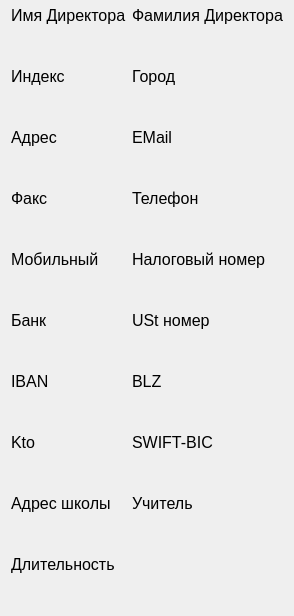
     <widget class="QWidget" name="ELiD_SP">
      <attribute name="title">
       <string>ELiD SP</string>
      </attribute>
      <layout class="QGridLayout" name="gridLayout_2">
       <property name="topMargin">
        <number>6</number>
       </property>
       <property name="bottomMargin">
        <number>6</number>
       </property>
       <item row="18" column="0">
        <widget class="QLabel" name="label_38">
         <property name="sizePolicy">
          <sizepolicy hsizetype="Preferred" vsizetype="Maximum">
           <horstretch>0</horstretch>
           <verstretch>0</verstretch>
          </sizepolicy>
         </property>
         <property name="font">
          <font>
           <pointsize>12</pointsize>
          </font>
         </property>
         <property name="text">
          <string>Kto</string>
         </property>
         <property name="alignment">
          <set>Qt::AlignLeading|Qt::AlignLeft|Qt::AlignTop</set>
         </property>
        </widget>
       </item>
       <item row="19" column="1">
        <widget class="EditableLine" name="ELID_SP_swift" native="true">
         <property name="sizePolicy">
          <sizepolicy hsizetype="Preferred" vsizetype="Maximum">
           <horstretch>0</horstretch>
           <verstretch>0</verstretch>
          </sizepolicy>
         </property>
         <property name="minimumSize">
          <size>
           <width>0</width>
           <height>30</height>
          </size>
         </property>
         <property name="focusPolicy">
          <enum>Qt::ClickFocus</enum>
         </property>
        </widget>
       </item>
       <item row="18" column="1">
        <widget class="QLabel" name="label_33">
         <property name="sizePolicy">
          <sizepolicy hsizetype="Preferred" vsizetype="Maximum">
           <horstretch>0</horstretch>
           <verstretch>0</verstretch>
          </sizepolicy>
         </property>
         <property name="font">
          <font>
           <pointsize>12</pointsize>
          </font>
         </property>
         <property name="text">
          <string>SWIFT-BIC</string>
         </property>
         <property name="alignment">
          <set>Qt::AlignLeading|Qt::AlignLeft|Qt::AlignTop</set>
         </property>
        </widget>
       </item>
       <item row="14" column="1">
        <widget class="EditableLine" name="ELID_SP_ust" native="true">
         <property name="sizePolicy">
          <sizepolicy hsizetype="Preferred" vsizetype="Maximum">
           <horstretch>0</horstretch>
           <verstretch>0</verstretch>
          </sizepolicy>
         </property>
         <property name="minimumSize">
          <size>
           <width>0</width>
           <height>30</height>
          </size>
         </property>
         <property name="focusPolicy">
          <enum>Qt::ClickFocus</enum>
         </property>
        </widget>
       </item>
       <item row="3" column="1">
        <widget class="EditableLine" name="ELID_SP_city" native="true">
         <property name="sizePolicy">
          <sizepolicy hsizetype="Preferred" vsizetype="Maximum">
           <horstretch>0</horstretch>
           <verstretch>0</verstretch>
          </sizepolicy>
         </property>
         <property name="minimumSize">
          <size>
           <width>0</width>
           <height>30</height>
          </size>
         </property>
         <property name="focusPolicy">
          <enum>Qt::ClickFocus</enum>
         </property>
        </widget>
       </item>
       <item row="4" column="1">
        <widget class="QLabel" name="label_32">
         <property name="sizePolicy">
          <sizepolicy hsizetype="Preferred" vsizetype="Maximum">
           <horstretch>0</horstretch>
           <verstretch>0</verstretch>
          </sizepolicy>
         </property>
         <property name="font">
          <font>
           <pointsize>12</pointsize>
          </font>
         </property>
         <property name="text">
          <string>EMail</string>
         </property>
         <property name="alignment">
          <set>Qt::AlignLeading|Qt::AlignLeft|Qt::AlignTop</set>
         </property>
        </widget>
       </item>
       <item row="21" column="1">
        <widget class="EditableLine" name="ELID_SP_schoolTeacher" native="true">
         <property name="sizePolicy">
          <sizepolicy hsizetype="Preferred" vsizetype="Maximum">
           <horstretch>0</horstretch>
           <verstretch>0</verstretch>
          </sizepolicy>
         </property>
         <property name="minimumSize">
          <size>
           <width>0</width>
           <height>30</height>
          </size>
         </property>
         <property name="focusPolicy">
          <enum>Qt::ClickFocus</enum>
         </property>
        </widget>
       </item>
       <item row="1" column="1">
        <widget class="EditableLine" name="ELID_SP_directorSurname" native="true">
         <property name="sizePolicy">
          <sizepolicy hsizetype="Preferred" vsizetype="Maximum">
           <horstretch>0</horstretch>
           <verstretch>0</verstretch>
          </sizepolicy>
         </property>
         <property name="minimumSize">
          <size>
           <width>0</width>
           <height>30</height>
          </size>
         </property>
         <property name="focusPolicy">
          <enum>Qt::ClickFocus</enum>
         </property>
        </widget>
       </item>
       <item row="17" column="1">
        <widget class="EditableLine" name="ELID_SP_blz" native="true">
         <property name="sizePolicy">
          <sizepolicy hsizetype="Preferred" vsizetype="Maximum">
           <horstretch>0</horstretch>
           <verstretch>0</verstretch>
          </sizepolicy>
         </property>
         <property name="minimumSize">
          <size>
           <width>0</width>
           <height>30</height>
          </size>
         </property>
         <property name="focusPolicy">
          <enum>Qt::ClickFocus</enum>
         </property>
        </widget>
       </item>
       <item row="14" column="0">
        <widget class="EditableLine" name="ELID_SP_bank" native="true">
         <property name="sizePolicy">
          <sizepolicy hsizetype="Preferred" vsizetype="Maximum">
           <horstretch>0</horstretch>
           <verstretch>0</verstretch>
          </sizepolicy>
         </property>
         <property name="minimumSize">
          <size>
           <width>0</width>
           <height>30</height>
          </size>
         </property>
         <property name="focusPolicy">
          <enum>Qt::ClickFocus</enum>
         </property>
        </widget>
       </item>
       <item row="5" column="0">
        <widget class="EditableLine" name="ELID_SP_address" native="true">
         <property name="sizePolicy">
          <sizepolicy hsizetype="Preferred" vsizetype="Maximum">
           <horstretch>0</horstretch>
           <verstretch>0</verstretch>
          </sizepolicy>
         </property>
         <property name="minimumSize">
          <size>
           <width>0</width>
           <height>30</height>
          </size>
         </property>
         <property name="focusPolicy">
          <enum>Qt::ClickFocus</enum>
         </property>
        </widget>
       </item>
       <item row="3" column="0">
        <widget class="EditableLine" name="ELID_SP_zip" native="true">
         <property name="sizePolicy">
          <sizepolicy hsizetype="Preferred" vsizetype="Maximum">
           <horstretch>0</horstretch>
           <verstretch>0</verstretch>
          </sizepolicy>
         </property>
         <property name="minimumSize">
          <size>
           <width>0</width>
           <height>30</height>
          </size>
         </property>
         <property name="focusPolicy">
          <enum>Qt::ClickFocus</enum>
         </property>
        </widget>
       </item>
       <item row="8" column="0">
        <widget class="QLabel" name="label_25">
         <property name="sizePolicy">
          <sizepolicy hsizetype="Preferred" vsizetype="Maximum">
           <horstretch>0</horstretch>
           <verstretch>0</verstretch>
          </sizepolicy>
         </property>
         <property name="font">
          <font>
           <pointsize>12</pointsize>
          </font>
         </property>
         <property name="text">
          <string>Факс</string>
         </property>
         <property name="alignment">
          <set>Qt::AlignLeading|Qt::AlignLeft|Qt::AlignTop</set>
         </property>
        </widget>
       </item>
       <item row="20" column="0">
        <widget class="QLabel" name="label_23">
         <property name="sizePolicy">
          <sizepolicy hsizetype="Preferred" vsizetype="Maximum">
           <horstretch>0</horstretch>
           <verstretch>0</verstretch>
          </sizepolicy>
         </property>
         <property name="font">
          <font>
           <pointsize>12</pointsize>
          </font>
         </property>
         <property name="text">
          <string>Адрес школы</string>
         </property>
         <property name="alignment">
          <set>Qt::AlignLeading|Qt::AlignLeft|Qt::AlignTop</set>
         </property>
        </widget>
       </item>
       <item row="13" column="1">
        <widget class="QLabel" name="label_27">
         <property name="sizePolicy">
          <sizepolicy hsizetype="Preferred" vsizetype="Maximum">
           <horstretch>0</horstretch>
           <verstretch>0</verstretch>
          </sizepolicy>
         </property>
         <property name="font">
          <font>
           <pointsize>12</pointsize>
          </font>
         </property>
         <property name="text">
          <string>USt номер</string>
         </property>
         <property name="alignment">
          <set>Qt::AlignLeading|Qt::AlignLeft|Qt::AlignTop</set>
         </property>
        </widget>
       </item>
       <item row="9" column="1">
        <widget class="EditableLine" name="ELID_SP_phone" native="true">
         <property name="sizePolicy">
          <sizepolicy hsizetype="Preferred" vsizetype="Maximum">
           <horstretch>0</horstretch>
           <verstretch>0</verstretch>
          </sizepolicy>
         </property>
         <property name="minimumSize">
          <size>
           <width>0</width>
           <height>30</height>
          </size>
         </property>
         <property name="focusPolicy">
          <enum>Qt::ClickFocus</enum>
         </property>
        </widget>
       </item>
       <item row="9" column="0">
        <widget class="EditableLine" name="ELID_SP_fax" native="true">
         <property name="sizePolicy">
          <sizepolicy hsizetype="Preferred" vsizetype="Maximum">
           <horstretch>0</horstretch>
           <verstretch>0</verstretch>
          </sizepolicy>
         </property>
         <property name="minimumSize">
          <size>
           <width>0</width>
           <height>30</height>
          </size>
         </property>
         <property name="focusPolicy">
          <enum>Qt::ClickFocus</enum>
         </property>
        </widget>
       </item>
       <item row="19" column="0">
        <widget class="EditableLine" name="ELID_SP_kto" native="true">
         <property name="sizePolicy">
          <sizepolicy hsizetype="Preferred" vsizetype="Maximum">
           <horstretch>0</horstretch>
           <verstretch>0</verstretch>
          </sizepolicy>
         </property>
         <property name="minimumSize">
          <size>
           <width>0</width>
           <height>30</height>
          </size>
         </property>
         <property name="focusPolicy">
          <enum>Qt::ClickFocus</enum>
         </property>
        </widget>
       </item>
       <item row="16" column="0">
        <widget class="QLabel" name="label_35">
         <property name="sizePolicy">
          <sizepolicy hsizetype="Preferred" vsizetype="Maximum">
           <horstretch>0</horstretch>
           <verstretch>0</verstretch>
          </sizepolicy>
         </property>
         <property name="font">
          <font>
           <pointsize>12</pointsize>
          </font>
         </property>
         <property name="text">
          <string>IBAN</string>
         </property>
         <property name="alignment">
          <set>Qt::AlignLeading|Qt::AlignLeft|Qt::AlignTop</set>
         </property>
        </widget>
       </item>
       <item row="5" column="1">
        <widget class="EditableLine" name="ELID_SP_email" native="true">
         <property name="sizePolicy">
          <sizepolicy hsizetype="Preferred" vsizetype="Maximum">
           <horstretch>0</horstretch>
           <verstretch>0</verstretch>
          </sizepolicy>
         </property>
         <property name="minimumSize">
          <size>
           <width>0</width>
           <height>30</height>
          </size>
         </property>
         <property name="focusPolicy">
          <enum>Qt::ClickFocus</enum>
         </property>
        </widget>
       </item>
       <item row="16" column="1">
        <widget class="QLabel" name="label_31">
         <property name="sizePolicy">
          <sizepolicy hsizetype="Preferred" vsizetype="Maximum">
           <horstretch>0</horstretch>
           <verstretch>0</verstretch>
          </sizepolicy>
         </property>
         <property name="font">
          <font>
           <pointsize>12</pointsize>
          </font>
         </property>
         <property name="text">
          <string>BLZ</string>
         </property>
         <property name="alignment">
          <set>Qt::AlignLeading|Qt::AlignLeft|Qt::AlignTop</set>
         </property>
        </widget>
       </item>
       <item row="4" column="0">
        <widget class="QLabel" name="label_5">
         <property name="sizePolicy">
          <sizepolicy hsizetype="Preferred" vsizetype="Maximum">
           <horstretch>0</horstretch>
           <verstretch>0</verstretch>
          </sizepolicy>
         </property>
         <property name="font">
          <font>
           <pointsize>12</pointsize>
          </font>
         </property>
         <property name="text">
          <string>Адрес</string>
         </property>
         <property name="alignment">
          <set>Qt::AlignLeading|Qt::AlignLeft|Qt::AlignTop</set>
         </property>
        </widget>
       </item>
       <item row="2" column="0">
        <widget class="QLabel" name="label_36">
         <property name="sizePolicy">
          <sizepolicy hsizetype="Preferred" vsizetype="Maximum">
           <horstretch>0</horstretch>
           <verstretch>0</verstretch>
          </sizepolicy>
         </property>
         <property name="font">
          <font>
           <pointsize>12</pointsize>
          </font>
         </property>
         <property name="text">
          <string>Индекс</string>
         </property>
         <property name="alignment">
          <set>Qt::AlignLeading|Qt::AlignLeft|Qt::AlignTop</set>
         </property>
        </widget>
       </item>
       <item row="1" column="0">
        <widget class="EditableLine" name="ELID_SP_directorName" native="true">
         <property name="sizePolicy">
          <sizepolicy hsizetype="Preferred" vsizetype="Maximum">
           <horstretch>0</horstretch>
           <verstretch>0</verstretch>
          </sizepolicy>
         </property>
         <property name="minimumSize">
          <size>
           <width>0</width>
           <height>30</height>
          </size>
         </property>
         <property name="focusPolicy">
          <enum>Qt::ClickFocus</enum>
         </property>
        </widget>
       </item>
       <item row="17" column="0">
        <widget class="EditableLine" name="ELID_SP_iban" native="true">
         <property name="sizePolicy">
          <sizepolicy hsizetype="Preferred" vsizetype="Maximum">
           <horstretch>0</horstretch>
           <verstretch>0</verstretch>
          </sizepolicy>
         </property>
         <property name="minimumSize">
          <size>
           <width>0</width>
           <height>30</height>
          </size>
         </property>
         <property name="focusPolicy">
          <enum>Qt::ClickFocus</enum>
         </property>
        </widget>
       </item>
       <item row="20" column="1">
        <widget class="QLabel" name="label_21">
         <property name="sizePolicy">
          <sizepolicy hsizetype="Preferred" vsizetype="Maximum">
           <horstretch>0</horstretch>
           <verstretch>0</verstretch>
          </sizepolicy>
         </property>
         <property name="font">
          <font>
           <pointsize>12</pointsize>
          </font>
         </property>
         <property name="text">
          <string>Учитель</string>
         </property>
         <property name="alignment">
          <set>Qt::AlignLeading|Qt::AlignLeft|Qt::AlignTop</set>
         </property>
        </widget>
       </item>
       <item row="2" column="1">
        <widget class="QLabel" name="label_34">
         <property name="sizePolicy">
          <sizepolicy hsizetype="Preferred" vsizetype="Maximum">
           <horstretch>0</horstretch>
           <verstretch>0</verstretch>
          </sizepolicy>
         </property>
         <property name="font">
          <font>
           <pointsize>12</pointsize>
          </font>
         </property>
         <property name="text">
          <string>Город</string>
         </property>
         <property name="alignment">
          <set>Qt::AlignLeading|Qt::AlignLeft|Qt::AlignTop</set>
         </property>
        </widget>
       </item>
       <item row="8" column="1">
        <widget class="QLabel" name="label_30">
         <property name="sizePolicy">
          <sizepolicy hsizetype="Preferred" vsizetype="Maximum">
           <horstretch>0</horstretch>
           <verstretch>0</verstretch>
          </sizepolicy>
         </property>
         <property name="font">
          <font>
           <pointsize>12</pointsize>
          </font>
         </property>
         <property name="text">
          <string>Телефон</string>
         </property>
         <property name="alignment">
          <set>Qt::AlignLeading|Qt::AlignLeft|Qt::AlignTop</set>
         </property>
        </widget>
       </item>
       <item row="22" column="0">
        <widget class="QLabel" name="label_22">
         <property name="sizePolicy">
          <sizepolicy hsizetype="Preferred" vsizetype="Maximum">
           <horstretch>0</horstretch>
           <verstretch>0</verstretch>
          </sizepolicy>
         </property>
         <property name="font">
          <font>
           <pointsize>12</pointsize>
          </font>
         </property>
         <property name="text">
          <string>Длительность</string>
         </property>
         <property name="alignment">
          <set>Qt::AlignLeading|Qt::AlignLeft|Qt::AlignTop</set>
         </property>
        </widget>
       </item>
       <item row="23" column="0">
        <widget class="EditableLine" name="ELID_SP_schoolLasts" native="true">
         <property name="sizePolicy">
          <sizepolicy hsizetype="Preferred" vsizetype="Maximum">
           <horstretch>0</horstretch>
           <verstretch>0</verstretch>
          </sizepolicy>
         </property>
         <property name="minimumSize">
          <size>
           <width>0</width>
           <height>30</height>
          </size>
         </property>
         <property name="focusPolicy">
          <enum>Qt::ClickFocus</enum>
         </property>
        </widget>
       </item>
       <item row="21" column="0">
        <widget class="EditableLine" name="ELID_SP_schoolAddress" native="true">
         <property name="sizePolicy">
          <sizepolicy hsizetype="Preferred" vsizetype="Maximum">
           <horstretch>0</horstretch>
           <verstretch>0</verstretch>
          </sizepolicy>
         </property>
         <property name="minimumSize">
          <size>
           <width>0</width>
           <height>30</height>
          </size>
         </property>
         <property name="focusPolicy">
          <enum>Qt::ClickFocus</enum>
         </property>
        </widget>
       </item>
       <item row="13" column="0">
        <widget class="QLabel" name="label_28">
         <property name="sizePolicy">
          <sizepolicy hsizetype="Preferred" vsizetype="Maximum">
           <horstretch>0</horstretch>
           <verstretch>0</verstretch>
          </sizepolicy>
         </property>
         <property name="font">
          <font>
           <pointsize>12</pointsize>
          </font>
         </property>
         <property name="text">
          <string>Банк</string>
         </property>
         <property name="alignment">
          <set>Qt::AlignLeading|Qt::AlignLeft|Qt::AlignTop</set>
         </property>
        </widget>
       </item>
       <item row="0" column="1">
        <widget class="QLabel" name="label_29">
         <property name="sizePolicy">
          <sizepolicy hsizetype="Preferred" vsizetype="Maximum">
           <horstretch>0</horstretch>
           <verstretch>0</verstretch>
          </sizepolicy>
         </property>
         <property name="font">
          <font>
           <pointsize>12</pointsize>
          </font>
         </property>
         <property name="text">
          <string>Фамилия Директора</string>
         </property>
         <property name="alignment">
          <set>Qt::AlignLeading|Qt::AlignLeft|Qt::AlignTop</set>
         </property>
        </widget>
       </item>
       <item row="0" column="0">
        <widget class="QLabel" name="label_40">
         <property name="sizePolicy">
          <sizepolicy hsizetype="Preferred" vsizetype="Maximum">
           <horstretch>0</horstretch>
           <verstretch>0</verstretch>
          </sizepolicy>
         </property>
         <property name="font">
          <font>
           <pointsize>12</pointsize>
          </font>
         </property>
         <property name="text">
          <string>Имя Директора</string>
         </property>
         <property name="alignment">
          <set>Qt::AlignLeading|Qt::AlignLeft|Qt::AlignTop</set>
         </property>
        </widget>
       </item>
       <item row="10" column="0">
        <widget class="QLabel" name="label_24">
         <property name="sizePolicy">
          <sizepolicy hsizetype="Preferred" vsizetype="Maximum">
           <horstretch>0</horstretch>
           <verstretch>0</verstretch>
          </sizepolicy>
         </property>
         <property name="font">
          <font>
           <pointsize>12</pointsize>
          </font>
         </property>
         <property name="text">
          <string>Мобильный</string>
         </property>
         <property name="alignment">
          <set>Qt::AlignLeading|Qt::AlignLeft|Qt::AlignTop</set>
         </property>
        </widget>
       </item>
       <item row="10" column="1">
        <widget class="QLabel" name="label_26">
         <property name="sizePolicy">
          <sizepolicy hsizetype="Preferred" vsizetype="Maximum">
           <horstretch>0</horstretch>
           <verstretch>0</verstretch>
          </sizepolicy>
         </property>
         <property name="font">
          <font>
           <pointsize>12</pointsize>
          </font>
         </property>
         <property name="text">
          <string>Налоговый номер</string>
         </property>
         <property name="alignment">
          <set>Qt::AlignLeading|Qt::AlignLeft|Qt::AlignTop</set>
         </property>
        </widget>
       </item>
       <item row="11" column="0">
        <widget class="EditableLine" name="ELID_SP_mobile" native="true">
         <property name="sizePolicy">
          <sizepolicy hsizetype="Preferred" vsizetype="Maximum">
           <horstretch>0</horstretch>
           <verstretch>0</verstretch>
          </sizepolicy>
         </property>
         <property name="minimumSize">
          <size>
           <width>0</width>
           <height>30</height>
          </size>
         </property>
         <property name="focusPolicy">
          <enum>Qt::ClickFocus</enum>
         </property>
        </widget>
       </item>
       <item row="11" column="1">
        <widget class="EditableLine" name="ELID_SP_tax" native="true">
         <property name="sizePolicy">
          <sizepolicy hsizetype="Preferred" vsizetype="Maximum">
           <horstretch>0</horstretch>
           <verstretch>0</verstretch>
          </sizepolicy>
         </property>
         <property name="minimumSize">
          <size>
           <width>0</width>
           <height>30</height>
          </size>
         </property>
         <property name="focusPolicy">
          <enum>Qt::ClickFocus</enum>
         </property>
        </widget>
       </item>
      </layout>
     </widget>
